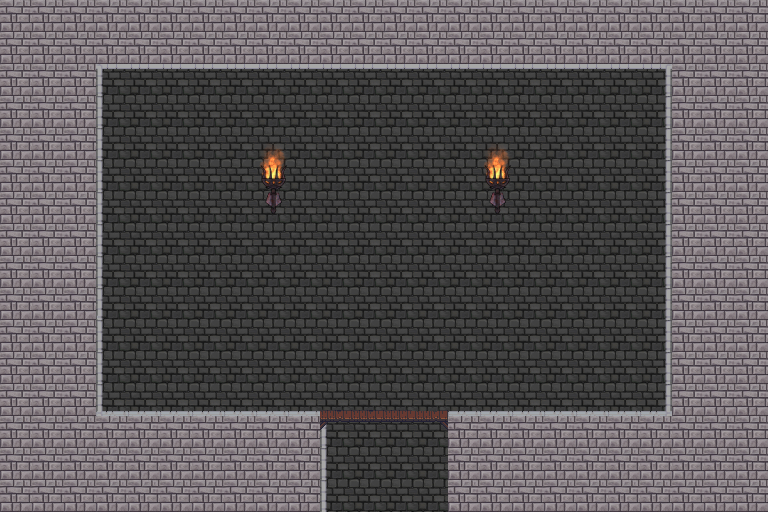

A 2D game scene composited from a Tiled map and its tileset images. What follows is a short description and the map's XML, with each tile layer's data collapsed to a summary:
An orthogonal 24x16 tile map with 32x32 px tiles, 3 tile layers (Слой тайлов 1, Слой тайлов 2, Fire), 5 tilesets and 2 objects.

<map version="1.0" orientation="orthogonal" renderorder="right-down" width="24" height="16" tilewidth="32" tileheight="32" nextobjectid="41">
 <properties>
  <property name="Down" value="Yes" />
  <property name="Height" type="float" value="5.12" />
  <property name="Left" value="No" />
  <property name="Right" value="No" />
  <property name="Up" value="No" />
  <property name="Width" type="float" value="7.68" />
 </properties>
 <tileset firstgid="1" name="wall" tilewidth="32" tileheight="32" tilecount="1" columns="1">
  <image source="../Resources/wall.jpg" width="32" height="32" />
  <tile id="0">
   <properties>
    <property name="Height" type="float" value="5.12" />
    <property name="Width" type="float" value="10.24" />
   </properties>
  </tile>
 </tileset>
 <tileset firstgid="2" name="castle" tilewidth="32" tileheight="32" spacing="1" margin="1" tilecount="465" columns="31">
  <image source="../Resources/castle.png" width="1024" height="512" />
 </tileset>
 <tileset firstgid="467" name="Fire" tilewidth="32" tileheight="64" tilecount="32" columns="8">
  <image source="../Resources/Fire.png" width="256" height="256" />
  <tile id="0">
   <properties>
    <property name="FireFrame" value="1" />
   </properties>
  </tile>
  <tile id="1">
   <properties>
    <property name="FireFrame" value="2" />
   </properties>
  </tile>
  <tile id="2">
   <properties>
    <property name="FireFrame" value="3" />
   </properties>
  </tile>
  <tile id="3">
   <properties>
    <property name="FireFrame" value="4" />
   </properties>
  </tile>
  <tile id="4">
   <properties>
    <property name="FireFrame" value="5" />
   </properties>
  </tile>
  <tile id="5">
   <properties>
    <property name="FireFrame" value="6" />
   </properties>
  </tile>
  <tile id="6">
   <properties>
    <property name="FireFrame" value="7" />
   </properties>
  </tile>
  <tile id="7">
   <properties>
    <property name="FireFrame" value="8" />
   </properties>
  </tile>
  <tile id="8">
   <properties>
    <property name="FireFrame" value="9" />
   </properties>
  </tile>
  <tile id="9">
   <properties>
    <property name="FireFrame" value="10" />
   </properties>
  </tile>
  <tile id="10">
   <properties>
    <property name="FireFrame" value="11" />
   </properties>
  </tile>
  <tile id="11">
   <properties>
    <property name="FireFrame" value="12" />
   </properties>
  </tile>
  <tile id="12">
   <properties>
    <property name="FireFrame" value="13" />
   </properties>
  </tile>
  <tile id="13">
   <properties>
    <property name="FireFrame" value="14" />
   </properties>
  </tile>
  <tile id="14">
   <properties>
    <property name="FireFrame" value="15" />
   </properties>
  </tile>
  <tile id="15">
   <properties>
    <property name="FireFrame" value="16" />
   </properties>
  </tile>
  <tile id="16">
   <properties>
    <property name="FireFrame" value="17" />
   </properties>
  </tile>
  <tile id="17">
   <properties>
    <property name="FireFrame" value="18" />
   </properties>
  </tile>
  <tile id="18">
   <properties>
    <property name="FireFrame" value="19" />
   </properties>
  </tile>
  <tile id="19">
   <properties>
    <property name="FireFrame" value="20" />
   </properties>
  </tile>
  <tile id="20">
   <properties>
    <property name="FireFrame" value="21" />
   </properties>
  </tile>
  <tile id="21">
   <properties>
    <property name="FireFrame" value="22" />
   </properties>
  </tile>
  <tile id="22">
   <properties>
    <property name="FireFrame" value="23" />
   </properties>
  </tile>
  <tile id="23">
   <properties>
    <property name="FireFrame" value="24" />
   </properties>
  </tile>
  <tile id="24">
   <properties>
    <property name="FireFrame" value="25" />
   </properties>
  </tile>
  <tile id="25">
   <properties>
    <property name="FireFrame" value="26" />
   </properties>
  </tile>
  <tile id="26">
   <properties>
    <property name="FireFrame" value="27" />
   </properties>
  </tile>
  <tile id="27">
   <properties>
    <property name="FireFrame" value="27" />
   </properties>
  </tile>
  <tile id="28">
   <properties>
    <property name="FireFrame" value="28" />
   </properties>
  </tile>
  <tile id="29">
   <properties>
    <property name="FireFrame" value="29" />
   </properties>
  </tile>
  <tile id="30">
   <properties>
    <property name="FireFrame" value="30" />
   </properties>
  </tile>
  <tile id="31">
   <properties>
    <property name="FireFrame" value="31" />
   </properties>
  </tile>
 </tileset>
 <tileset firstgid="499" name="Torch" tilewidth="34" tileheight="60" tilecount="1" columns="1">
  <image source="../Resources/Torch.png" width="34" height="60" />
 </tileset>
 <tileset firstgid="500" name="Wall_DelbekeHannes" tilewidth="32" tileheight="32" tilecount="1" columns="1">
  <image source="../Resources/Wall_DelbekeHannes.jpeg" width="32" height="32" />
 </tileset>
 <layer name="Слой тайлов 1" width="24" height="16">
  <data>[384 cells, 384 non-empty, 1 distinct tile ids]</data>
 </layer>
 <layer name="Слой тайлов 2" width="24" height="16">
  <data>[384 cells, 209 non-empty, 6 distinct tile ids]</data>
 </layer>
 <layer name="Fire" width="24" height="16">
  <data>[384 cells, 335 non-empty, 12 distinct tile ids]</data>
 </layer>
 <objectgroup name="ground">
  <properties>
   <property name="height" type="float" value="0" />
  </properties>
  <object id="37" x="320" y="512">
   <polyline points="0,0 0,-96 -224,-96 -224,-448 352,-448 352,-96 128,-96 128,0" />
  </object>
 </objectgroup>
 <objectgroup name="platform">
  <object id="40" x="320" y="416" width="128" height="7" />
 </objectgroup>
</map>
